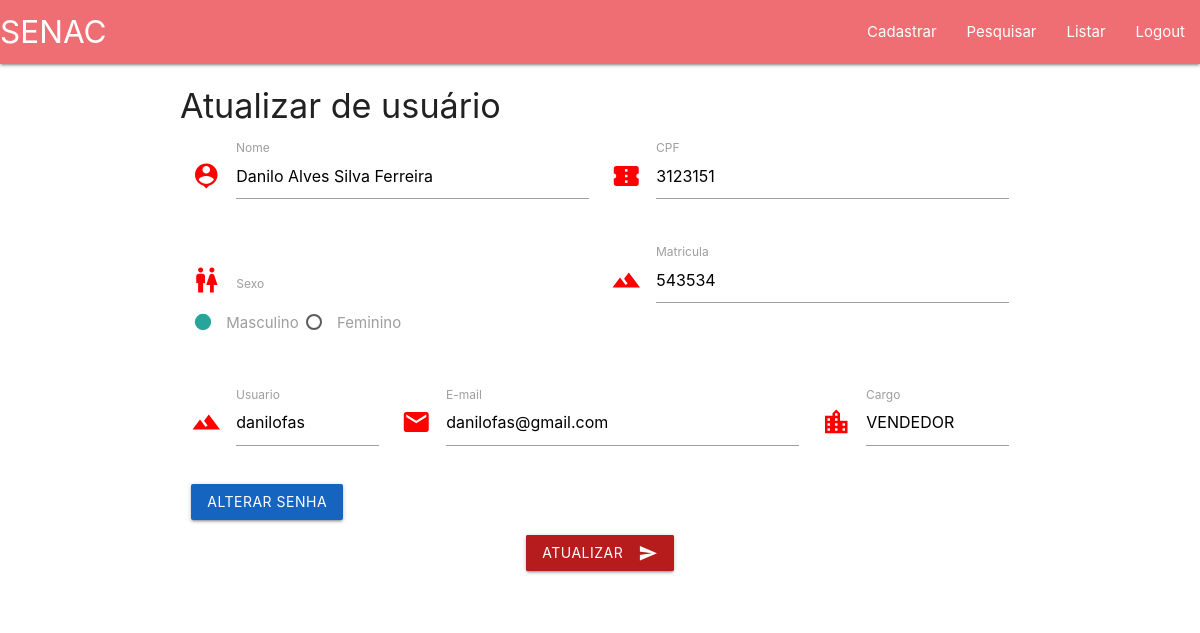
Page /paginas/editarUser.php?id=1 on the committed database.
### tables this page shows
CREATE TABLE `usuarios` (
  `id` int(11) NOT NULL,
  `nome` varchar(200) NOT NULL,
  `cpf` varchar(11) NOT NULL,
  `sexo` char(2) NOT NULL,
  `email` varchar(65) NOT NULL,
  `usuario` varchar(30) NOT NULL,
  `matricula` varchar(50) NOT NULL,
  `password` varchar(250) NOT NULL,
  `cargo` varchar(40) NOT NULL
);

### paginas/editarUser.php (the view, shortened to what this page needs)
<?php
include_once('../_includes/header.php');
require_once('../_includes/dbconnection.php');
if(isset($_GET['id'])){
    $id = $_GET['id'];
    $sql = "SELECT * FROM usuarios WHERE id = '$id'";
    mysqli_set_charset($connect, "utf8");
    $resultadoUsuario = mysqli_query($connect, $sql);
    $rowDados = mysqli_fetch_array($resultadoUsuario);
}else{
    header("Location: listUsers.php");
}
?>
<div class="container">
        <h4>Atualizar de usuário</h4>
        <div class="row">
            <form class="col s12" action="../_phpaction/actionUpdateUserOO.php" method="post">
                <div class="row">
                    <div class="input-field col s6">
                        <i class="material-icons prefix iconColor">person_pin</i>
                        <input id="first_name" type="text" class="validate" name="first_name" maxlength="100" value="<?php echo $rowDados['nome']; ?>">
                        <label for="first_name">Nome</label>
                    </div>
                    <div class="input-field col s6">
                        <i class="material-icons prefix iconColor">confirmation_number</i>
                        <input id="cpf" type="text" readOnly class="validate" name="cpf" maxlength="14" value="<?php echo $rowDados['cpf']; ?>">
                        <label for="cpf">CPF</label>
                    </div>
                </div>
                <div class="row">
                    <div class="input-field col s6">
                        <p>
                            <i class="material-icons prefix iconColor">wc</i>
                            <label>Sexo</label>
                        </p>
                        <p>
                            <label>
                            <span>Masculino</span>
                            </label>
                            <label>
                            <span>Feminino</span>
                            </label>
                        </p>
                    </div>
                    <div class="input-field col s6">
                        <i class="material-icons prefix iconColor">landscape</i>
                        <input id="matricula" readOnly type="text" class="validate" name="matricula" value="<?php echo $rowDados['matricula']; ?>">
                        <label for="matricula">Matricula</label>
                    </div>
                </div>
                <div class="row">
                    <div class="input-field col s3">
                        <i class="material-icons prefix iconColor">landscape</i>
                        <input id="usuario" type="text" readOnly class="validate" name="usuario" value="<?php echo $rowDados['usuario']; ?>">
                        <label for="usuario">Usuario</label>
                    </div>
                    <div class="input-field col s6">
                        <i class="material-icons prefix iconColor">email</i>
                        <input id="email" type="email" readOnly class="validate" name="email" value="<?php echo $rowDados['email']; ?>">
                        <label for="email">E-mail</label>
                    </div>
                    <div class="input-field col s3">
                        <i class="material-icons prefix iconColor">location_city</i>
                        <input id="cargo" type="text" class="validate" name="cargo" value="<?php echo $rowDados['cargo']; ?>">
                        <label for="cargo">Cargo</label>
                    </div>
                    <div class="input-field col s12">
                        <button data-target="modal1" class="btn modal-trigger waves-effect waves-light blue darken-3">Alterar Senha</button>
                </div>
                <p align="center"><button class="btn pulse waves-effect waves-light red darken-4
                    " type="submit" name="action">Atualizar
                            <i class="material-icons right">send</i>
                        </button></p>
        </div>
        </form>
    </div>
    </div>
    <?php
include_once('../_includes/footer.php');
?>

### css/main.css (style rules this page uses)
.iconColor { color: red !important; }

### rows in the picture
usuarios: first_name "Danilo Alves Silva Ferreira", cpf "3123151", matricula "543534", usuario "danilofas", email "danilofas@gmail.com", cargo "VENDEDOR"
